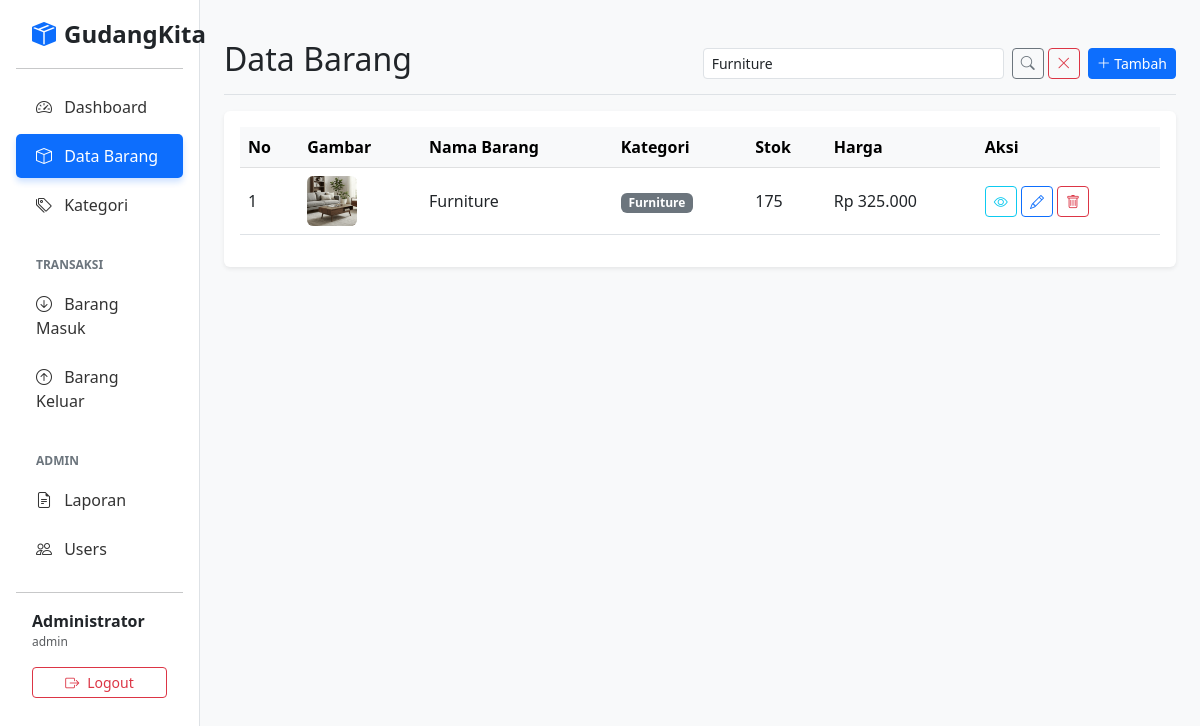
The app's page /data-barang.php?cari=Furniture (signed in) with its own data.
### tables this page shows
CREATE TABLE `barang` (
  `id` int NOT NULL,
  `nama_barang` varchar(100) NOT NULL,
  `stok` int NOT NULL,
  `harga` int NOT NULL,
  `kategori_id` int DEFAULT NULL,
  `gambar` varchar(255) DEFAULT 'default.jpg'
);

CREATE TABLE `kategori` (
  `id` int NOT NULL,
  `nama_kategori` varchar(100) NOT NULL
);

### db/functions.php (called while the page is built, shortened)
<?php
$host = "localhost";
$user = "root";
$pass = "12345";
$db = "sistem-inventaris";
$connect = mysqli_connect($host, $user, $pass, $db);
function esc(?string $value): string
{
    return htmlspecialchars($value ?? '', ENT_QUOTES, 'UTF-8');
}
function query(string $query, array $params = []): array
{
    global $connect;
    $result = mysqli_execute_query($connect, $query, $params);
    $rows = [];
    while ($row = mysqli_fetch_assoc($result)) {
        $rows[] = $row;
    }
    return $rows;
}
function isAdmin(): bool
{
    return isset($_SESSION['role']) && $_SESSION['role'] === 'admin';
}

### data-barang.php (the view, shortened to what this page needs)
<?php
require_once 'db/functions.php';
require_once 'components/header.php';
$jumlahDataPerHalaman = 20;
$halamanAktif = (int)($_GET['halaman'] ?? 1);
$awalData = ($jumlahDataPerHalaman * $halamanAktif) - $jumlahDataPerHalaman;
$keyword = $_GET['cari'] ?? '';
$params = [];
if ($keyword !== '') {
    $baseQuery = "SELECT barang.*, kategori.nama_kategori
                  FROM barang
                  LEFT JOIN kategori ON barang.kategori_id = kategori.id
                  WHERE nama_barang LIKE ? OR barang.id = ?";
    $likeKeyword = "%$keyword%";
    $params = [$likeKeyword, $keyword];
} else {
    $baseQuery = "SELECT barang.*, kategori.nama_kategori
                  FROM barang
                  LEFT JOIN kategori ON barang.kategori_id = kategori.id";
}
$allData = query($baseQuery, $params);
$finalQuery = $baseQuery . " ORDER BY barang.id DESC LIMIT ?, ?";
$paramsPagination = [...$params, $awalData, $jumlahDataPerHalaman];
$barang = query($finalQuery, $paramsPagination);
?>
<div class="container-fluid">
    <div class="row">
        <?php require_once 'components/sidebar.php'; ?>
        <main class="col-lg-10 ms-sm-auto px-md-4 py-4">
            <div class="d-flex justify-content-between flex-wrap flex-md-nowrap align-items-center pt-3 pb-2 mb-3 border-bottom">
                <h1 class="h2">Data Barang</h1>
                <div class="d-flex gap-2">
                    <form action="" method="GET" class="d-flex">
                        <input type="text" name="cari" class="form-control form-control-sm me-2" placeholder="Cari Nama / ID..." value="<?= esc($keyword); ?>" size="30">
                        <button type="submit" class="btn btn-sm btn-outline-secondary">
                            <i class="bi bi-search"></i>
                        </button>
                        <?php if ($keyword !== ''): ?>
                            <a href="data-barang.php" class="btn btn-sm btn-outline-danger ms-1" title="Reset Pencarian">
                                <i class="bi bi-x-lg"></i>
                            </a>
                        <?php endif; ?>
                    </form>
                    <button type="button" class="btn btn-sm btn-primary" data-bs-toggle="modal" data-bs-target="#modalTambah">
                        <i class="bi bi-plus-lg"></i> Tambah
                    </button>
                </div>
            </div>
            <div class="card shadow-sm border-0">
                <div class="card-body">
                    <div class="table-responsive">
                        <table class="table table-hover align-middle">
                            <thead class="table-light">
                                <tr>
                                    <th>No</th>
                                    <th>Gambar</th>
                                    <th>Nama Barang</th>
                                    <th>Kategori</th>
                                    <th>Stok</th>
                                    <th>Harga</th>
                                    <th>Aksi</th>
                                </tr>
                            </thead>
                            <tbody>
                                <?php $no = $awalData + 1; foreach ($barang as $row) : ?>
                                <tr>
                                    <td><?= $no++; ?></td>
                                    <td>
                                        <img src="assets/img/<?= esc($row['gambar']); ?>" width="50" height="50" class="object-fit-cover rounded">
                                    </td>
                                    <td><?= esc($row['nama_barang']); ?></td>
                                    <td><span class="badge bg-secondary"><?= esc($row['nama_kategori'] ?? 'Tidak ada Kategori'); ?></span></td>
                                    <td><?= esc($row['stok']); ?></td>
                                    <td>Rp <?= number_format($row['harga'], 0, ',', '.'); ?></td>
                                    <td>
                                        <button type="button" class="btn btn-sm btn-outline-info btn-detail"
                                            data-bs-toggle="modal" data-bs-target="#modalDetail"
                                            data-nama="<?= esc($row['nama_barang']); ?>"
                                            data-kategori="<?= esc($row['nama_kategori'] ?? 'Tidak ada Kategori'); ?>"
                                            data-stok="<?= esc($row['stok']); ?>"
                                            data-harga="<?= number_format($row['harga'], 0, ',', '.'); ?>"
                                            data-gambar="<?= esc($row['gambar']); ?>">
                                            <i class="bi bi-eye"></i>
                                        </button>
                                        <?php if (isAdmin()): ?>
                                            <button type="button" class="btn btn-sm btn-outline-primary btn-edit"
                                                data-bs-toggle="modal" data-bs-target="#modalEdit"
                                                data-id="<?= esc($row['id']); ?>"
                                                data-nama="<?= esc($row['nama_barang']); ?>"
                                                data-stok="<?= esc($row['stok']); ?>"
                                                data-harga="<?= esc($row['harga']); ?>"
                                                data-kategori="<?= esc($row['kategori_id']); ?>"
                                                data-gambar="<?= esc($row['gambar']); ?>">
                                                <i class="bi bi-pencil"></i>
                                            </button>
                                            <a href="#" class="btn btn-sm btn-outline-danger" onclick="konfirmasiHapus(<?= (int)$row['id']; ?>)">
                                               <i class="bi bi-trash"></i>
                                            </a>
                                        <?php endif; ?>
                                    </td>
                                </tr>
                                <?php endforeach; ?>
                            </tbody>
                        </table>
                    </div>
                </div>
            </div>
        </main>
    </div>
</div>
<?php require_once 'components/footer.php'; ?>

### records on screen
barang: gambar (picture), nama_barang "Furniture", kategori.nama_kategori "Furniture", stok "175", harga "325.000"

### other values on screen
$_SESSION['nama'] "Administrator"
$_SESSION['role'] "admin"
